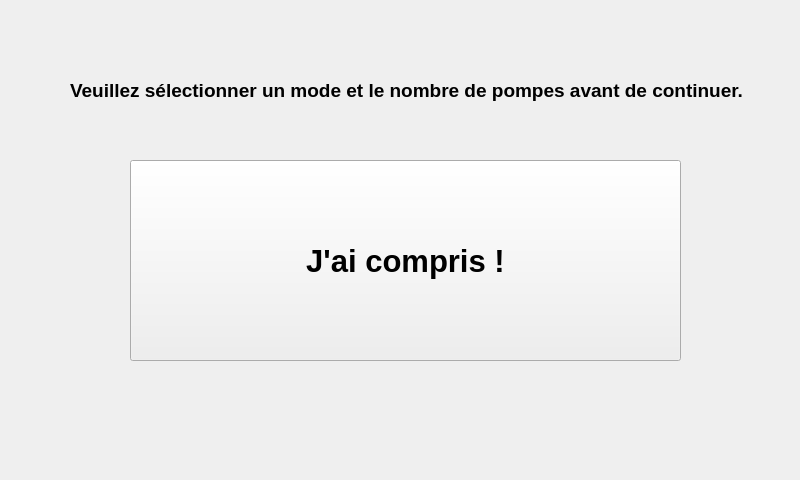
<?xml version="1.0" encoding="UTF-8"?>
<ui version="4.0">
 <class>pageerreurselec</class>
 <widget class="QWidget" name="pageerreurselec">
  <property name="geometry">
   <rect>
    <x>0</x>
    <y>0</y>
    <width>800</width>
    <height>480</height>
   </rect>
  </property>
  <property name="windowTitle">
   <string>Form</string>
  </property>
  <widget class="QPushButton" name="pushButton">
   <property name="geometry">
    <rect>
     <x>130</x>
     <y>160</y>
     <width>551</width>
     <height>201</height>
    </rect>
   </property>
   <property name="font">
    <font>
     <pointsize>23</pointsize>
     <bold>true</bold>
    </font>
   </property>
   <property name="text">
    <string>J'ai compris !</string>
   </property>
  </widget>
  <widget class="QLabel" name="label">
   <property name="geometry">
    <rect>
     <x>70</x>
     <y>60</y>
     <width>871</width>
     <height>61</height>
    </rect>
   </property>
   <property name="font">
    <font>
     <pointsize>14</pointsize>
     <bold>true</bold>
    </font>
   </property>
   <property name="text">
    <string>Veuillez sélectionner un mode et le nombre de pompes avant de continuer.</string>
   </property>
  </widget>
 </widget>
 <resources/>
 <connections/>
</ui>
